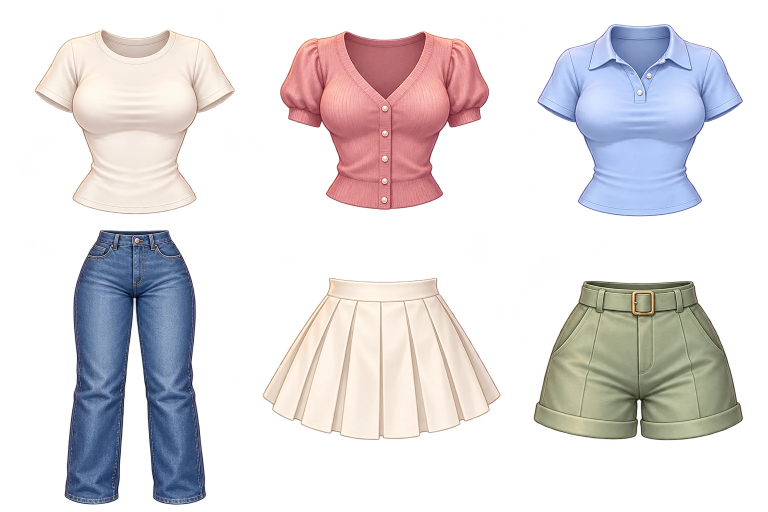
#> input picture assets/capsule/separates.webp, 1536 x 1024 px (shown at 1/2 size); its folder holds 3 pictures in this run
$ python prepare-capsule.py
#> lines starting #> are read from the running program, lines starting #| are printed output that depends on the picture
"""Find atlas sprite bounds without sampling another sprite in the next cell.

Pillow is used only to read source alpha and write fitting metadata. The generated
atlases are preserved byte-for-byte; no artwork is repainted by this script.
"""
from collections import deque
import json
from pathlib import Path
from PIL import Image

ROOT = Path(__file__).resolve().parent.parent
REGIONS = {
    'top_casual_01': ('separates', (0, 0, 512, 450), 1),
    'top_cozy_02': ('separates', (512, 0, 1024, 450), 1),
    'top_preppy_03': ('separates', (1024, 0, 1536, 450), 1),
    'bottom_casual_01': ('separates', (0, 450, 512, 1024), 1),
    'bottom_cute_02': ('separates', (512, 480, 1024, 1024), 1),
    'bottom_summer_04': ('separates', (1024, 480, 1536, 1024), 1),
    'dress_elegant_02': ('dresses', (0, 0, 800, 1024), 1),
    'dress_cute_01': ('dresses', (768, 0, 1536, 1024), 1),
    'shoes_casual_01': ('details', (0, 0, 512, 490), 2),
    'shoes_cute_02': ('details', (512, 0, 1024, 490), 2),
    'shoes_chic_03': ('details', (1024, 0, 1536, 490), 2),
    'accessory_casual_01': ('details', (0, 495, 512, 1024), 1),
    'accessory_cute_03': ('details', (512, 495, 1024, 1024), 1),
    'hair_casual_01': ('details', (1024, 495, 1536, 1024), 1),
}

def components(alpha):
    width, height = alpha.size
    mask = bytearray(1 if value > 220 else 0 for value in alpha.tobytes())
    found = []
    for seed in range(len(mask)):
        if not mask[seed]:
            continue
        queue = deque([seed]); mask[seed] = 0; pixels = []
        while queue:
            p = queue.popleft(); pixels.append(p)
            x, y = p % width, p // width
            neighbors = []
            if x: neighbors.append(p - 1)
            if x + 1 < width: neighbors.append(p + 1)
            if y: neighbors.append(p - width)
            if y + 1 < height: neighbors.append(p + width)
            for n in neighbors:
                if mask[n]: mask[n] = 0; queue.append(n)
        if len(pixels) > 500: found.append(pixels)
    return sorted(found, key=len, reverse=True)

result = {}
for item_id, (atlas, region, count) in REGIONS.items():
    asset = 'assets/capsule/' + atlas + '.webp'
    image = Image.open(ROOT / asset).convert('RGBA')
#> image is the input picture: PIL image 1536x1024 RGBA; mean R, G, B, A 128.3, 119.5, 123.9, 99.2
    alpha = image.getchannel('A').crop(region)
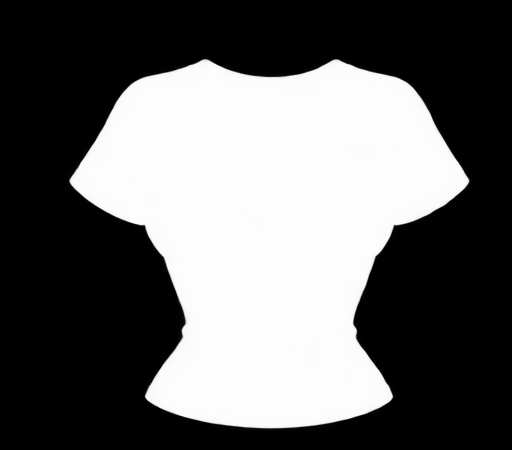
#> alpha: PIL image 512x450 L; min 0, max 254, mean 101.8
    parts = components(alpha)
#> after the loop in components, `for seed in range(len(mask)):`: found = 1 item
#> parts = 1 item
    assert len(parts) >= count, item_id
    points = [(p % alpha.width + region[0], p // alpha.width + region[1])
              for part in parts[:count] for p in part]
#> points = 92012 items
    x0, y0 = min(x for x, y in points), min(y for x, y in points)
#> x0 = 70; y0 = 60
    x1, y1 = max(x for x, y in points) + 1, max(y for x, y in points) + 1
#> x1 = 468; y1 = 428
    rows = {}
    for x, y in points:
        lo, hi = rows.get(y, (x, x + 1)); rows[y] = (min(lo, x), max(hi, x + 1))
#> this loop made 92012 passes
#> (x, y, lo, hi) on passes 1 to 3: (203, 60, 203, 204), (204, 60, 203, 204), (203, 61, 203, 204)
#> after the loop, rows = 368 items
    sampled = []
    for n in range(129):
        y = min(y1 - 1, round(y0 + (y1 - y0) * n / 128))
        if y not in rows: y = min(rows, key=lambda row: abs(row - y))
        sampled.append(list(rows[y]))
#> this loop made 129 passes
#> y on passes 1 to 12: 60, 63, 66, 69, 72, 74, 77, 80, 83, 86, 89, 92
#> after the loop, sampled = 129 pairs, first value 70 to 259, second value 282 to 468
    result[item_id] = {'asset': asset, 'imageSize': list(image.size),
                       'crop': [x0, y0, x1 - x0, y1 - y0], 'sourceRows': sampled}
    print(item_id, result[item_id]['crop'])
#| top_casual_01 [70, 60, 398, 368]
(ROOT / 'dev/capsule-source.json').write_text(json.dumps(result, separators=(',', ':')), encoding='utf-8')
